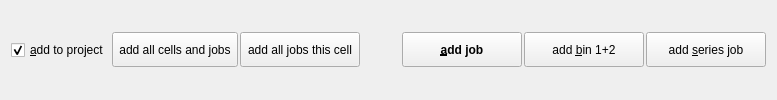
       <widget class="QWidget" name="widAddJob" native="true">
        <layout class="QHBoxLayout" name="horizontalLayout_5">
         <property name="spacing">
          <number>2</number>
         </property>
         <item>
          <widget class="QCheckBox" name="chkAddToProject">
           <property name="text">
            <string>&amp;add to project</string>
           </property>
           <property name="checked">
            <bool>true</bool>
           </property>
          </widget>
         </item>
         <item>
          <widget class="QToolButton" name="btnAddCellsAndJobs">
           <property name="minimumSize">
            <size>
             <width>120</width>
             <height>35</height>
            </size>
           </property>
           <property name="focusPolicy">
            <enum>Qt::StrongFocus</enum>
           </property>
           <property name="toolTip">
            <string>read all cells with settings above and add jobs</string>
           </property>
           <property name="text">
            <string>add all cells and jobs</string>
           </property>
           <property name="icon">
            <iconset resource="qfrdrimagingfcs.qrc">
             <normaloff>:/imaging_fcs/add_job.png</normaloff>:/imaging_fcs/add_job.png</iconset>
           </property>
           <property name="toolButtonStyle">
            <enum>Qt::ToolButtonTextBesideIcon</enum>
           </property>
          </widget>
         </item>
         <item>
          <widget class="QToolButton" name="btnAddJobsThisCell">
           <property name="minimumSize">
            <size>
             <width>120</width>
             <height>35</height>
            </size>
           </property>
           <property name="toolTip">
            <string>read all files with this cell number with settings above and add jobs</string>
           </property>
           <property name="text">
            <string>add all jobs this cell</string>
           </property>
           <property name="icon">
            <iconset resource="qfrdrimagingfcs.qrc">
             <normaloff>:/imaging_fcs/add_job.png</normaloff>:/imaging_fcs/add_job.png</iconset>
           </property>
           <property name="toolButtonStyle">
            <enum>Qt::ToolButtonTextBesideIcon</enum>
           </property>
          </widget>
         </item>
         <item>
          <spacer name="horizontalSpacer_12">
           <property name="orientation">
            <enum>Qt::Horizontal</enum>
           </property>
           <property name="sizeHint" stdset="0">
            <size>
             <width>40</width>
             <height>20</height>
            </size>
           </property>
          </spacer>
         </item>
         <item>
          <widget class="QPushButton" name="btnAddJob">
           <property name="minimumSize">
            <size>
             <width>120</width>
             <height>35</height>
            </size>
           </property>
           <property name="maximumSize">
            <size>
             <width>150</width>
             <height>16777215</height>
            </size>
           </property>
           <property name="font">
            <font>
             <weight>75</weight>
             <bold>true</bold>
            </font>
           </property>
           <property name="toolTip">
            <string>execute the correlation job, as defined above</string>
           </property>
           <property name="text">
            <string>&amp;add job</string>
           </property>
           <property name="icon">
            <iconset resource="qfrdrimagingfcs.qrc">
             <normaloff>:/imaging_fcs/add_job.png</normaloff>:/imaging_fcs/add_job.png</iconset>
           </property>
          </widget>
         </item>
         <item>
          <widget class="QPushButton" name="btnAddBin12Job">
           <property name="minimumSize">
            <size>
             <width>120</width>
             <height>35</height>
            </size>
           </property>
           <property name="maximumSize">
            <size>
             <width>150</width>
             <height>16777215</height>
            </size>
           </property>
           <property name="toolTip">
            <string>execute the correlation job, as defined above</string>
           </property>
           <property name="text">
            <string>add &amp;bin 1+2</string>
           </property>
           <property name="icon">
            <iconset resource="qfrdrimagingfcs.qrc">
             <normaloff>:/imaging_fcs/add_job.png</normaloff>:/imaging_fcs/add_job.png</iconset>
           </property>
          </widget>
         </item>
         <item>
          <widget class="QPushButton" name="btnAddSeriesJob">
           <property name="minimumSize">
            <size>
             <width>120</width>
             <height>35</height>
            </size>
           </property>
           <property name="maximumSize">
            <size>
             <width>150</width>
             <height>16777215</height>
            </size>
           </property>
           <property name="toolTip">
            <string>execute the correlation job, as defined above</string>
           </property>
           <property name="text">
            <string>add &amp;series job</string>
           </property>
           <property name="icon">
            <iconset resource="qfrdrimagingfcs.qrc">
             <normaloff>:/imaging_fcs/add_job.png</normaloff>:/imaging_fcs/add_job.png</iconset>
           </property>
          </widget>
         </item>
        </layout>
       </widget>
